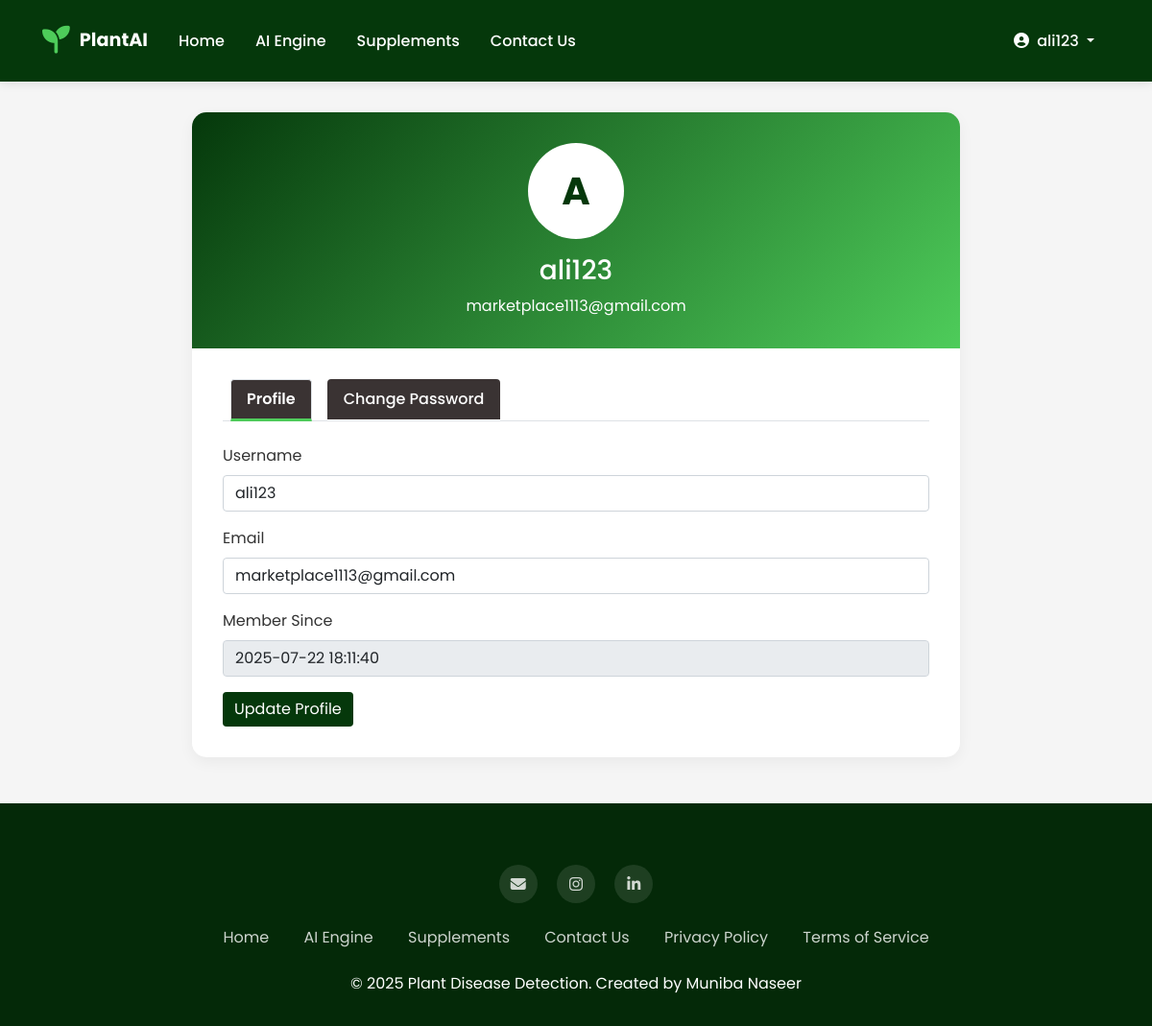
Screenshot of /profile (signed in) with the database file from the repository.
### tables this page shows
CREATE TABLE users (
            id INTEGER PRIMARY KEY AUTOINCREMENT,
            username TEXT NOT NULL UNIQUE,
            email TEXT NOT NULL UNIQUE,
            password TEXT NOT NULL,
            created_at TIMESTAMP DEFAULT CURRENT_TIMESTAMP
        );

### Flask Deployed App/app.py (the view)
@app.route('/profile')
def profile():
    if 'user_id' not in session:
        flash('Please log in to view your profile', 'warning')
        return redirect(url_for('login'))
    conn = get_db_connection()
    user = conn.execute('SELECT * FROM users WHERE id = ?', (session['user_id'],)).fetchone()
    conn.close()
    return render_template('profile.html', user=user)

### Flask Deployed App/app.py (called while the page is built)
def get_db_connection():
    conn = sqlite3.connect('database.db')
    conn.row_factory = sqlite3.Row
    return conn

### Flask Deployed App/templates/profile.html (shortened to what this page needs)
{% extends "base.html" %}  {% block content %}
<body>
  <div class="container">
    <div class="profile-container">
      <div class="profile-header">
        <div class="profile-avatar">{{ user['username'][0].upper() }}</div>
        <h3>{{ user['username'] }}</h3>
        <p class="mb-0">{{ user['email'] }}</p>
      </div>
      <div class="profile-body">
        <ul class="nav nav-tabs mb-4" id="profileTabs" role="tablist">
          <li class="nav-item" role="presentation">
            <button
              class="nav-link active"
              id="profile-tab"
              data-bs-toggle="tab"
              data-bs-target="#profile"
              type="button"
              role="tab"
              style="background-color: #3a3333"
            >
              Profile
            </button>
          </li>
          <li class="nav-item" role="presentation">
            <button
              class="nav-link"
              style="background-color: #3a3333"
              id="password-tab"
              data-bs-toggle="tab"
              data-bs-target="#password"
              type="button"
              role="tab"
            >
              Change Password
            </button>
          </li>
        </ul>
        <div class="tab-content" id="profileTabsContent">
          <div class="tab-pane fade show active" id="profile" role="tabpanel">
            <form action="{{ url_for('update_profile') }}" method="POST">
              <div class="mb-3">
                <label for="username" class="form-label">Username</label>
                <input
                  type="text"
                  class="form-control"
                  id="username"
                  name="username"
                  value="{{ user['username'] }}"
                  required
                />
              </div>
              <div class="mb-3">
                <label for="email" class="form-label">Email</label>
                <input
                  type="email"
                  class="form-control"
                  id="email"
                  name="email"
                  value="{{ user['email'] }}"
                  required
                />
              </div>
              <div class="mb-3">
                <label class="form-label">Member Since</label>
                <input
                  type="text"
                  class="form-control"
                  value="{{ user['created_at'] }}"
                  readonly
                />
              </div>
              <button type="submit" class="btn btn-primary">
                Update Profile
              </button>
            </form>
          </div>
        </div>
      </div>
    </div>
  </div>
</body>
{% endblock %}

### Flask Deployed App/templates/base.html (shortened to what this page needs)
<!DOCTYPE html>
<html lang="en">
  <head>
    <link
      href="https://cdn.jsdelivr.net/npm/bootstrap@5.0.2/dist/css/bootstrap.min.css"
      rel="stylesheet"
    />
    <link
      rel="stylesheet"
      href="https://cdnjs.cloudflare.com/ajax/libs/font-awesome/6.4.0/css/all.min.css"
    />
  </head>
  <body>
    <nav
      class="navbar navbar-expand-lg navbar-dark sticky-top"
      style="background-color: var(--primary-color)"
    >
      <div class="container">
        <a
          class="navbar-brand d-flex align-items-center"
          href="/"
          id="animated-logo"
        >
          <span style="font-size: 1.8rem; color: #4ecc5a; margin-right: 10px">
            <i class="fas fa-seedling" id="plant-logo"></i>
          </span>
          <span style="font-weight: 700">PlantAI</span>
        </a>
        <div class="collapse navbar-collapse" id="navbarNav">
          <ul class="navbar-nav me-auto">
            <li class="nav-item">
              <a class="nav-link" href="/">Home</a>
            </li>
            {% if session.get('username') %}
            <li class="nav-item">
              <a class="nav-link" href="/index">AI Engine</a>
            </li>
            {% endif %}
            <li class="nav-item">
              <a class="nav-link" href="/market">Supplements</a>
            </li>
            <li class="nav-item">
              <a class="nav-link" href="/contact">Contact Us</a>
            </li>
          </ul>
          <ul class="navbar-nav ms-auto">
            {% if session.get('username') %}
            <li class="nav-item dropdown" id="profileDropdown">
              <a
                class="nav-link dropdown-toggle"
                href="#"
                id="navbarDropdown"
                role="button"
              >
                <i class="fas fa-user-circle me-1"></i> {{ session['username']
                }}
              </a>
            </li>
            {% endif %}
          </ul>
        </div>
      </div>
    </nav>
    <main class="">{% block content %}{% endblock %}</main>
    <footer class="footer">
      <div class="container">
        <div class="row">
          <div class="col-lg-12 text-center mb-4">
            <div class="social-links">
              <a
                href="mailto:munibanaseer00@gmail.com"
                class="social-icon me-2"
                target="_blank"
              >
                <i class="fas fa-envelope"></i>
              </a>
              <a
                href="https://www.instagram.com/"
                class="social-icon me-2"
                target="_blank"
              >
                <i class="fab fa-instagram"></i>
              </a>
              <a
                href="https://www.linkedin.com/in/munibanaseer"
                class="social-icon"
                target="_blank"
              >
                <i class="fab fa-linkedin-in"></i>
              </a>
            </div>
          </div>
          <div class="col-lg-12">
            <ul class="list-inline text-center mb-4">
              <li class="list-inline-item mx-3"><a href="/">Home</a></li>
              <li class="list-inline-item mx-3">
                <a href="/index">AI Engine</a>
              </li>
              <li class="list-inline-item mx-3">
                <a href="/market">Supplements</a>
              </li>
              <li class="list-inline-item mx-3">
                <a href="/contact">Contact Us</a>
              </li>
              <li class="list-inline-item mx-3">
                <a href="/privacy">Privacy Policy</a>
              </li>
              <li class="list-inline-item mx-3">
                <a href="/terms">Terms of Service</a>
              </li>
            </ul>
          </div>
          <div class="col-lg-12 text-center">
            <p class="mb-0">
              © 2025 Plant Disease Detection. Created by Muniba Naseer
            </p>
          </div>
        </div>
      </div>
    </footer>
  </body>
</html>

### Flask Deployed App/templates/base.html (style rules this page uses)
:root { --primary-color: #05380b; --secondary-color: #4ecc5a; --light-color: #f8f9fa; --dark-color: #042908; --accent-color: #3aab49; }
body { font-family: "Poppins", sans-serif; background-color: var(--light-color); color: #333; overflow-x: hidden; }
.navbar { background-color: var(--primary-color) !important; padding: 1rem 2rem; box-shadow: 0 2px 10px rgba(0, 0, 0, 0.1); }
.navbar-brand { font-weight: 600; font-size: 1.2rem; color: white !important; }
.nav-link { color: white !important; font-weight: 500; margin: 0 0.5rem; transition: all 0.3s ease; }
.footer { background-color: var(--dark-color); color: white; padding: 4rem 0 2rem; margin-top: 3rem; }
.footer a { color: rgba(255, 255, 255, 0.8); text-decoration: none; transition: all 0.3s ease; }
.social-icon { display: inline-flex; align-items: center; justify-content: center; width: 40px; height: 40px; background-color: rgba(255, 255, 255, 0.1); border-radius: 50%; margin: 0 0.5rem; transition: all 0.3s ease; }

### Flask Deployed App/templates/profile.html (style rules this page uses)
:root { --primary-color: #05380b; --secondary-color: #4ecc5a; --light-color: #f8f9fa; --dark-color: #042908; }
body { font-family: "Poppins", sans-serif; background-color: #f5f5f5; }
.profile-container { max-width: 800px; margin: 2rem auto; background: white; border-radius: 15px; box-shadow: 0 5px 15px rgba(0, 0, 0, 0.05); overflow: hidden; }
.profile-header { background: linear-gradient( 135deg, var(--primary-color) 0%, var(--secondary-color) 100% ); color: white; padding: 2rem; text-align: center; }
.profile-avatar { width: 100px; height: 100px; border-radius: 50%; background-color: white; display: flex; align-items: center; justify-content: center; margin: 0 auto 1rem; color: var(--primary-color); font-size: 2.5rem; font-weight: bold; }
.profile-body { padding: 2rem; }
.nav-tabs .nav-link { color: var(--primary-color); font-weight: 500; }
.nav-tabs .nav-link.active { color: var(--secondary-color); font-weight: 600; border-bottom: 3px solid var(--secondary-color); }
.btn-primary { background-color: var(--primary-color); border: none; }

### rows the page displays
users: username "ali123", username "A", email "marketplace1113@gmail.com", created_at "2025-07-22 18:11:40"
